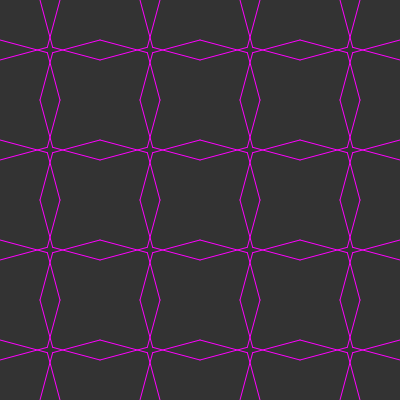
Frame 1 (no input)
Frame 60 (no input): identical to frame 1, image omitted
Frame 120 (the mouse pressed at the canvas centre since frame 60): identical to frame 1, image omitted

The p5.js sketch that drew this single still picture (run headless with seeded random() and noise() and a simulated clock; from frame 60 on, the mouse is pressed at the canvas centre):

// p5.js sketch
// ── sketch.js

// https://en.wikipedia.org/wiki/Islamic_geometric_patterns
// https://en.wikipedia.org/wiki/Law_of_sines
// https://cs.uwaterloo.ca/~csk/other/starpatterns/
// http://grail.cs.washington.edu/wp-content/uploads/2015/08/kaplan-2004-isp.pdf
// http://paulbourke.net/geometry/pointlineplane/
// https://dl.acm.org/doi/pdf/10.5555/1089508.1089538

/*

    ## Islamic Star Patterns

        E.H. Hankin -> "polygons-in-contact" technique
            an algorithm for turning a tiling into an Islamic star pattern.

        Given a tiling of the plane by polygons (Hankin’s “network”),
            we identify the midpoints of the edges of the tiling as “contact points”
            where the design will be born.
        We place a small X at every contact point and “grow” the
            arms of the X until they encounter lines growing from
            other contact points.
        There is one obvious degree of freedom in this process:
            the angle formed by the arms of the X with the edge from which they emanate. 
        We call this angle the contact angle of the pattern.

        We can regard this process as growing a small arrangement of lines 
            for each unique tile shape in a tiling.
        We grow a pair of rays, forming half an X, inward from the midpoints of the tile’s edges.
        We call the arrangement of lines associated with a single tile its motif.
        An implementation of this construction technique should accept 
            a tiling and a contact angle as input, build a motif for each tile shape,
            and assemble the motifs into a pattern that can then be decorated.


    ## Law of sines

        a / sin A = b / sin B = c / sin C = 2 * R

        or 

        sinA / a = sin B / b = sin C / c = 1 / 2 / R

    ## Part 1.
        visualizing Islamic Star Patterns.
    ## Part 2.
        use the Law of Sines to simplify the tiling pattern calculation.
*/

let angle = 75;
let delta = 10;

let deltaSlider;
let angleSlider;

const polygons = [];

function setup() {
    createCanvas(400, 400);
    deltaSlider = createSlider(0, 25, 10);
    angleSlider = createSlider(0, 90, 75);

    const inc = 100;
    for (let x = 0; x < width; x += inc) {
        for (let y = 0; y < height; y += inc) {
            const polygon = new Polygon();
            polygon.addVertex(x, y);
            polygon.addVertex(x + inc, y);
            polygon.addVertex(x + inc, y + inc);
            polygon.addVertex(x, y + inc);
            polygon.close();
            polygons.push(polygon);
        }
    }
}

function draw() {
    background(51);
    angle = angleSlider.value();
    delta = deltaSlider.value();
    polygons.forEach(polygon => {
        polygon.hankin();
        polygon.show();
    });
}

// ── edge.js

class Edge {

    constructor(a, b) {
        this.a = a;
        this.b = b;
        this.h1 = null;
        this.h2 = null;
    }

    show() {
        stroke(255, 50);
        // line(this.a.x, this.a.y, this.b.x, this.b.y);
        this.h1.show();
        this.h2.show();
    }

    hankin() {
        const mid = p5.Vector.add(this.a, this.b).mult(0.5);
        const v1 = p5.Vector.sub(this.a, mid);
        const v2 = p5.Vector.sub(this.b, mid);
        const offset1 = mid.copy();
        const offset2 = mid.copy();
        if (delta > 0) {    // delta : global variable
            v1.setMag(delta);
            v2.setMag(delta);
            offset1.add(v2);
            offset2.add(v1);
        }
        v1.normalize().rotate(radians(-angle));
        v2.normalize().rotate(radians(angle));

        this.h1 = new Hankin(offset1, v1);
        this.h2 = new Hankin(offset2, v2);

    }

    findEnds(edge) {
        this.h1.findEnd(edge.h1);
        this.h1.findEnd(edge.h2);
        this.h2.findEnd(edge.h1);
        this.h2.findEnd(edge.h2);
    }

}
// ── hankin.js

class Hankin {

    constructor(a, v) {
        this.a = a;  // starting position vector
        this.v = v;  // direction vector
        this.b = p5.Vector.add(a, v);
        this.end = null;
        this.prevD = null;
    }

    findEnd(other) {
        // From: http://paulbourke.net/geometry/pointlineplane/
        // line-line intersection
        // this.a  : P1,      this.v  : P2-P1
        // other.a : P3,      other.v : P4-P3
        // Pa = P1 + u_a * (P2 - P1), Pb = P3 + u_b * (P4 - P3)
        // Solving Pa = Pb,
        // 

        // x = x1 + u_a * (x2 - x1)
        // y = y1 + u_a * (y2 - y1)
        
        // denominator : (y4 - y3)(x2 - x1) - (x4 - x3)(y2 - y1)
        // numerator of u_a : (x4 - x3)(y1 - y3) - (y4 - y3)(x1 - x3)
        // numerator of u_b : (x2 - x1)(y1 - y3) - (y2 - y1)(x1 - x3)

        const den = (other.v.y * this.v.x) - (other.v.x * this.v.y);
        if (den === 0) {
            return; // parallel case -- no end
        }
        const numa = (other.v.x * (this.a.y - other.a.y)) - (other.v.y * (this.a.x - other.a.x));
        const numb = (this.v.x * (this.a.y - other.a.y)) - (this.v.y * (this.a.x - other.a.x));
        const ua = numa / den;
        const ub = numb / den;
        const x = this.a.x + ua * this.v.x;
        const y = this.a.y + ua * this.v.y;

        if (ua > 0 && ub > 0) { // consider only forward-case
            const candidate = createVector(x, y);
            const d1 = p5.Vector.dist(candidate, this.a);
            const d2 = p5.Vector.dist(candidate, other.a);
            const d = d1 + d2;
            const diff = abs(d1 - d2);
            if (diff < 0.001) {
                if (!this.end) {
                    this.end = candidate;
                    this.prevD = d;
                } else if (d < this.prevD) {
                    this.end = candidate;
                    this.prevD = d;
                }
            }
        }
    }

    show() {
        stroke(255, 0, 255);
        line(this.a.x, this.a.y, this.end.x, this.end.y);
    }

}
// ── polygon.js

class Polygon {

    constructor() {
        this.vertices = [];
        this.edges = [];
    }

    show() {
        this.edges.forEach(edge => edge.show());
    }

    addVertex(x, y) {
        const a = createVector(x, y);
        const total = this.vertices.length;
        if (total > 0) {
            const prev = this.vertices[total - 1];
            const edge = new Edge(prev, a);
            this.edges.push(edge);
        }
        this.vertices.push(a);
    }

    close() {
        const total = this.vertices.length;
        const last  = this.vertices[total - 1];
        const first = this.vertices[0];
        const edge = new Edge(last, first);
        this.edges.push(edge); 
    }

    hankin() {
        this.edges.forEach(edge => edge.hankin());
        for (let i = 0; i < this.edges.length; i++) {
            for (let j = 0; j < this.edges.length; j++) {
                if (i !== j) {
                    this.edges[i].findEnds(this.edges[j]);
                }
            }
        }
    }

}
